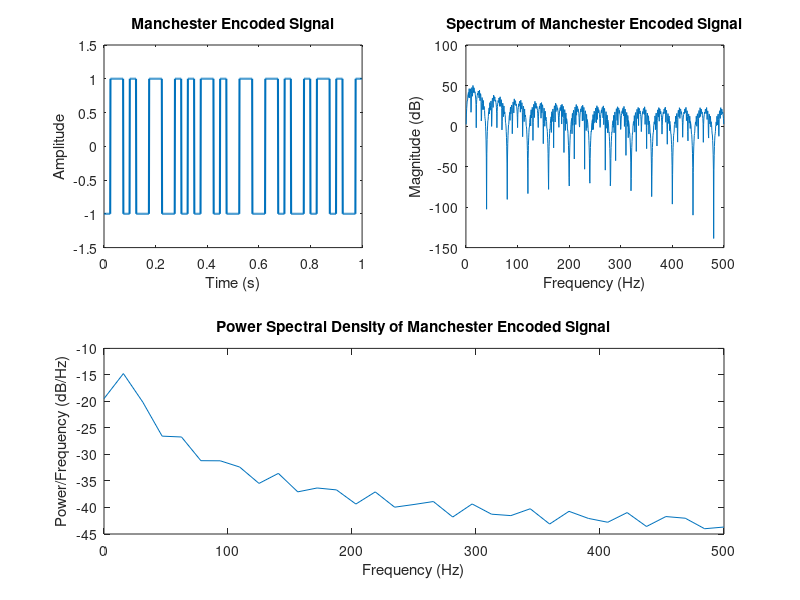

The MATLAB script that drew this image: (Note: this script raises an error after producing the figure.)
% Parameters
Fs = 1000;                 % Sampling frequency in Hz
T = 1;                     % Duration in seconds
data = randi([0 1], 1, 20); % Random binary data sequence
n = length(data);          % Number of bits
bitDuration = T/n;         % Duration of one bit
t = 0:1/Fs:T-1/Fs;         % Time vector for full duration

% Manchester Encoding
manchesterSignal = [];
for i = 1:n
    if data(i) == 1
        % For binary 1: high-to-low transition in the middle
        manchesterSignal = [manchesterSignal ones(1, Fs*bitDuration/2) -ones(1, Fs*bitDuration/2)];
    else
        % For binary 0: low-to-high transition in the middle
        manchesterSignal = [manchesterSignal -ones(1, Fs*bitDuration/2) ones(1, Fs*bitDuration/2)];
    end
end
t_manchester = 0:1/Fs:(length(manchesterSignal)-1)/Fs;

% Compute Spectrum
nfft = 2048; % FFT size
f = Fs*(0:(nfft/2))/nfft; % Frequency vector

% Spectrum of Manchester Signal
manchesterSpectrum = abs(fft(manchesterSignal, nfft));
manchesterSpectrum = manchesterSpectrum(1:nfft/2+1);

% Power Spectral Density using Welch's method
[psdManchester, f_psdManchester] = pwelch(manchesterSignal, [], [], [], Fs);

% Plot Signals and Spectra
figure;

% Plot Manchester Encoded Signal
subplot(2,2,1);
plot(t_manchester, manchesterSignal, 'LineWidth', 1.5);
title('Manchester Encoded Signal');
xlabel('Time (s)');
ylabel('Amplitude');
axis([0 T -1.5 1.5]);

% Plot Spectrum of Manchester Signal
subplot(2,2,2);
plot(f, 20*log10(manchesterSpectrum));
title('Spectrum of Manchester Encoded Signal');
xlabel('Frequency (Hz)');
ylabel('Magnitude (dB)');

% Plot Power Spectral Density of Manchester Signal
subplot(2,1,2);
plot(f_psdManchester, 10*log10(psdManchester));
title('Power Spectral Density of Manchester Encoded Signal');
xlabel('Frequency (Hz)');
ylabel('Power/Frequency (dB/Hz)');

% Adjust plot settings
sgtitle('Manchester Encoding: Signal, Spectrum, and Power Spectral Density');
